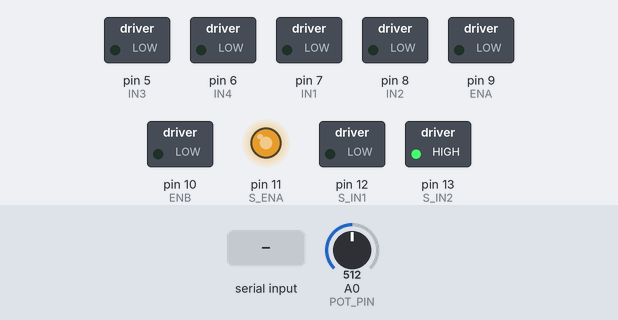
This sketch was run on a simulated Arduino Uno, built with avr-gcc and run on an emulated ATmega328P. On the bench: switched loads named in the sketch (green lamp = pin HIGH), output pins drawn as LEDs (lit = HIGH). Inputs (shaded band) come from the test bench; at power-on: A0 (POT_PIN) = 512.

Above: at 1.2 s.
1.3 s: A0 (POT_PIN) set to 490
2.8 s: A0 (POT_PIN) set to 466
At 3.6 s:
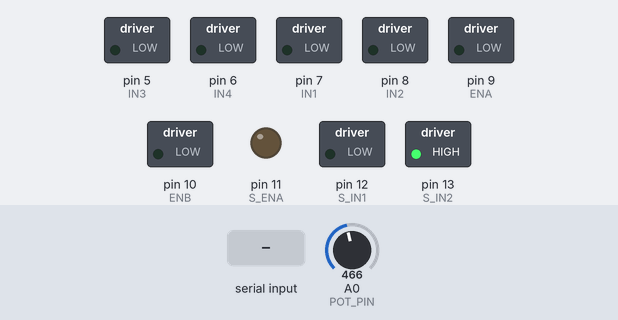
4.3 s: "1" received over Serial
At 4.8 s:
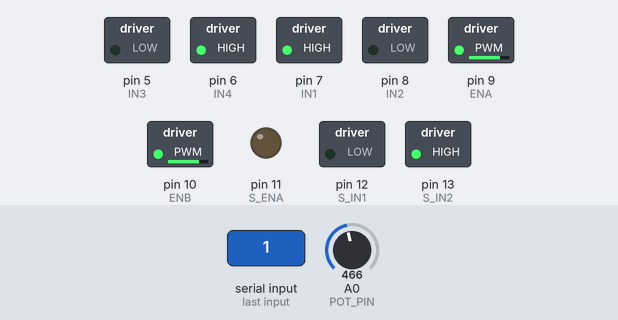
5.8 s: "0" received over Serial
At 7.0 s:
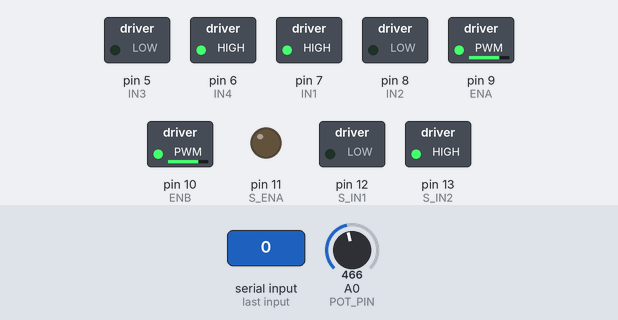
7.3 s: A0 (POT_PIN) set to 511
At 8.2 s:
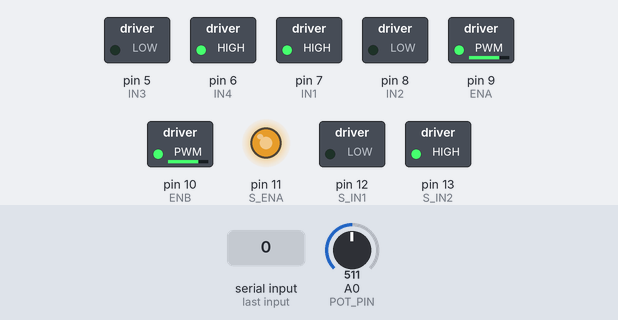
8.8 s: "2" received over Serial
At 9.4 s:
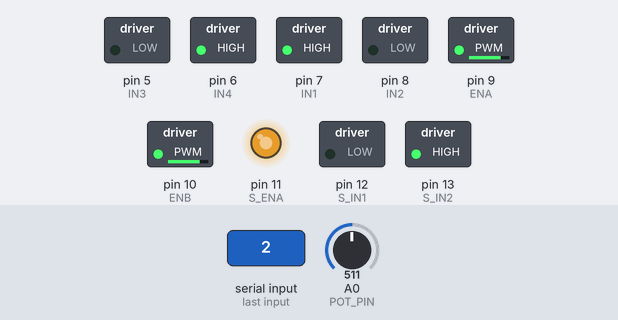
Timing chart, 0 to 11.3 s (numbered marks = the images above; inputs shaded):
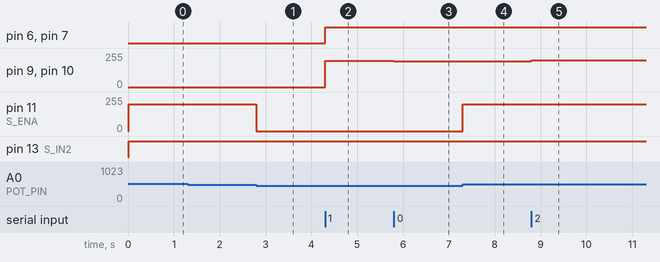

Measured:
- the behaviour switches between 482 and 481 on A0 (POT_PIN) (found by bisection; images 0 and 1)
- after the input at 1.3 s, every drawn part: stays the same
- after the input at 2.8 s, pin 11 (S_ENA): 200/255 → 0/255 at once
- after the input at 4.3 s, pin 6 (IN4), pin 7 (IN1): LOW → HIGH at once; pin 9 (ENA), pin 10 (ENB): 0/255 → 196/255 at once
- after the input at 5.8 s, pin 9 (ENA), pin 10 (ENB): 196/255 → 192/255 at once
- after the input at 7.3 s, pin 11 (S_ENA): 0/255 → 200/255 at once
- after the input at 8.8 s, pin 9 (ENA), pin 10 (ENB): 192/255 → 200/255 at once

The sketch:

car_control_without_packet.ino
```cpp
// ===================================================
//  패킷 없는 1바이트 프로토콜
//
//  비트 7 = 0 (0x00-0x7F) → 모터 명령
//    0x00        : 정지
//    0x01-0x3F   : 전진  speed = b * 4  (4~252)
//    0x40        : 정지
//    0x41-0x7F   : 후진  speed = (b & 0x3F) * 4  (4~252)
//
//  비트 7 = 1 (0x80-0xFF) → 조향 명령
//    pos = (b & 0x7F) * 2  → 0~254
//    pos  0~ 63  → 우 (STEER_RIGHT)
//    pos 64~191  → 중립 (STEER_NEUTRAL)
//    pos 192~254 → 좌 (STEER_LEFT)
//
//  파서 없음 — 바이트 수신 즉시 처리
// ===================================================

// ===== 핀 정의 =====
#define ENA    9
#define IN1    7
#define IN2    8
#define ENB   10
#define IN3    5
#define IN4    6

#define S_ENA  11
#define S_IN1  12
#define S_IN2  13
#define POT_PIN A0

// ===== 조향 캘리브레이션 =====
const int STEER_LEFT              = 562;
const int STEER_RIGHT             = 299;
const int STEER_NEUTRAL           = 431;
const int STEER_DEADBAND          =  50;
const int STEER_NEUTRAL_FROM_LEFT  = 383;
const int STEER_NEUTRAL_FROM_RIGHT = 478;

const int   STEER_MIN_PWM = 200;
const int   STEER_MAX_PWM = 255;   // 8-bit PWM 최대값
const float STEER_KP      = 1.2;
const int   STEER_DIR_SIGN =  0;

int  steerTarget  = STEER_NEUTRAL;
bool steerEnabled = true;

// ===== 조향 제어 주기 =====
const uint32_t STEER_PERIOD_MS = 20;
uint32_t lastSteerMs = 0;

// ===== 후륜 모터 =====
void motorsForward(int speed) {
  digitalWrite(IN1, HIGH); digitalWrite(IN2, LOW);
  digitalWrite(IN3, LOW);  digitalWrite(IN4, HIGH);
  analogWrite(ENA, speed); analogWrite(ENB, speed);
}
void motorsReverse(int speed) {
  digitalWrite(IN1, LOW);  digitalWrite(IN2, HIGH);
  digitalWrite(IN3, HIGH); digitalWrite(IN4, LOW);
  analogWrite(ENA, speed); analogWrite(ENB, speed);
}
void motorsStop() {
  analogWrite(ENA, 0); analogWrite(ENB, 0);
}

// ===== 조향 모터 =====
void steerDrive(int dir, int pwm) {
  int d = dir ^ STEER_DIR_SIGN;
  digitalWrite(S_IN1, d == 0 ? HIGH : LOW);
  digitalWrite(S_IN2, d == 0 ? LOW  : HIGH);
  analogWrite(S_ENA, pwm);
}
void steerHalt() { analogWrite(S_ENA, 0); }

// ===== 조향 P제어 =====
void steerUpdate() {
  if (!steerEnabled) { steerHalt(); return; }

  int actual = analogRead(POT_PIN);

  int effectiveTarget = steerTarget;
  if (steerTarget == STEER_NEUTRAL) {
    if (actual > STEER_NEUTRAL + STEER_DEADBAND) {
      effectiveTarget = STEER_NEUTRAL_FROM_LEFT;
    } else if (actual < STEER_NEUTRAL - STEER_DEADBAND) {
      effectiveTarget = STEER_NEUTRAL_FROM_RIGHT;
    } else {
      steerHalt();
      return;
    }
  }

  int error = effectiveTarget - actual;
  if (abs(error) <= STEER_DEADBAND) { steerHalt(); return; }

  int pwm = constrain((int)(abs(error) * STEER_KP), STEER_MIN_PWM, STEER_MAX_PWM);
  steerDrive(error > 0 ? 0 : 1, pwm);
}

// ===== 1바이트 명령 처리 =====
void processByte(uint8_t b) {
  if (b & 0x80) {
    // 조향 명령
    int pos = (b & 0x7F) << 1;   // 0~254
    if (pos <= 63) {
      steerTarget = STEER_RIGHT;
    } else if (pos >= 192) {
      steerTarget = STEER_LEFT;
    } else {
      steerTarget = STEER_NEUTRAL;
    }
    steerEnabled = true;
  } else {
    // 모터 명령
    if (b == 0x00 || b == 0x40) {
      motorsStop();
    } else if (b <= 0x3F) {
      motorsForward(b * 4);
    } else {
      motorsReverse((b & 0x3F) * 4);
    }
  }
}

// ===== setup / loop =====
void setup() {
  Serial.begin(115200);

  pinMode(ENA, OUTPUT); pinMode(IN1, OUTPUT); pinMode(IN2, OUTPUT);
  pinMode(ENB, OUTPUT); pinMode(IN3, OUTPUT); pinMode(IN4, OUTPUT);
  pinMode(S_ENA, OUTPUT); pinMode(S_IN1, OUTPUT); pinMode(S_IN2, OUTPUT);

  motorsStop();
  steerHalt();
}

void loop() {
  while (Serial.available()) {
    processByte(Serial.read());
  }

  uint32_t now = millis();
  if (now - lastSteerMs >= STEER_PERIOD_MS) {
    lastSteerMs = now;
    steerUpdate();
  }
}
```
